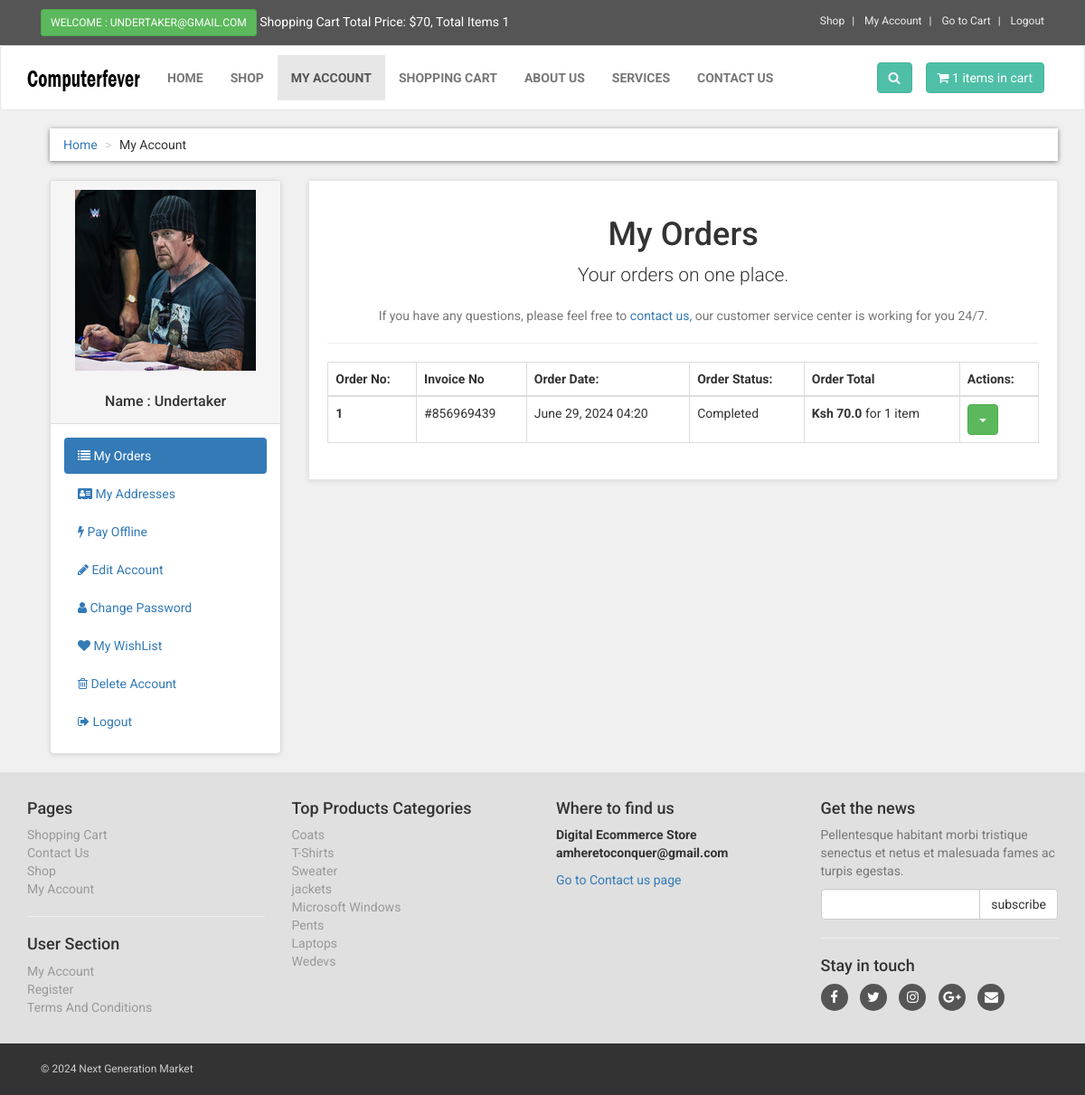
Screenshot of /project/customer/my_account.php?my_orders (signed in) with the database file from the repository.
### tables this page shows
CREATE TABLE `customers` (
  `customer_id` int(10) NOT NULL,
  `customer_name` varchar(255) NOT NULL,
  `customer_email` varchar(255) NOT NULL,
  `customer_pass` varchar(255) NOT NULL,
  `customer_username` text NOT NULL,
  `customer_contact` varchar(255) NOT NULL,
  `customer_image` text NOT NULL,
  `customer_ip` varchar(255) NOT NULL,
  `customer_confirm_code` text NOT NULL,
  `customer_role` text NOT NULL
);

CREATE TABLE `orders` (
  `order_id` int(10) NOT NULL,
  `customer_id` int(10) NOT NULL,
  `invoice_no` int(10) NOT NULL,
  `shipping_type` text NOT NULL,
  `shipping_cost` decimal(10,1) NOT NULL,
  `payment_method` text NOT NULL,
  `order_date` text NOT NULL,
  `order_total` decimal(10,1) NOT NULL,
  `order_note` text NOT NULL,
  `order_status` text NOT NULL
);

CREATE TABLE `product_categories` (
  `p_cat_id` int(10) NOT NULL,
  `p_cat_title` text NOT NULL,
  `p_cat_top` text NOT NULL,
  `p_cat_image` text NOT NULL
);

### project/customer/my_orders.php (the view, shortened to what this page needs)
<center>
  <h1>My Orders</h1>
  <p class="lead"> Your orders on one place.</p>
  <p class="text-muted">
    If you have any questions, please feel free to <a href="../contact.php"> contact us,</a> our customer service center is working for you 24/7.
  </p>
</center>
<hr>
<div class="table-responsive">
  <table class="table table-bordered table-hover">
    <thead>
      <tr>
        <th>Order No:</th>
        <th>Invoice No</th>
        <th>Order Date:</th>
        <th>Order Status:</th>
        <th>Order Total</th>
        <th>Actions:</th>
      </tr>
    </thead>
    <tbody>
      <?php
      $customer_session = $_SESSION['customer_email'];
      $get_customer = "select * from customers where customer_email='$customer_session'";
      $run_customer = mysqli_query($con, $get_customer);
      $row_customer = mysqli_fetch_array($run_customer);
      $customer_id = $row_customer['customer_id'];
      $get_orders = "select * from orders where customer_id='$customer_id' order by 1 desc";
      $run_orders = mysqli_query($con, $get_orders);
      $i = 0;
      while ($row_orders = mysqli_fetch_array($run_orders)) {
        $order_id = $row_orders['order_id'];
        $invoice_no = $row_orders['invoice_no'];
        $order_total = $row_orders['order_total'];
        $order_date = $row_orders['order_date'];
        $order_status = $row_orders['order_status'];
        $i++;
      ?>
        <tr>
          <th><?php echo $i; ?></th>
          <td>#<?php echo $invoice_no; ?></td>
          <td><?php echo $order_date; ?></td>
          <td>
            <?php
            if ($order_status == "pending") {
              echo ucwords($order_status . " Payment");
            } else {
              echo ucwords($order_status);
            }
            ?>
          </td>
          <td>
            <strong>Ksh <?php echo $order_total; ?></strong>
            for <?php
                $total = 0;
                $select_orders_items = "select * from orders_items where order_id='$order_id'";
                $run_orders_items = mysqli_query($con, $select_orders_items);
                while ($row_orders_items = mysqli_fetch_array($run_orders_items)) {
                  $product_qty = $row_orders_items['qty'];
                  $total += $product_qty;
                }
                if ($total == 1) {
                  echo $total . " item";
                } else {
                  echo $total . " items";
                }
                ?>
          </td>
          <td>
            <div class="dropdown">
              <button class="btn btn-success dropdown-toggle" data-toggle="dropdown">
                <span class="caret"></span>
              </button>
            </div>
          </td>
        </tr>
      <?php } ?>
    </tbody>
  </table>
</div>

### project/customer/my_account.php (shortened to what this page needs)
<?php
if (!isset($_SESSION['customer_email'])) {
  echo "<script>window.open('../checkout.php','_self')</script>";
} else {
  include("includes/db.php");
  include("functions/functions.php");
?>
  <!DOCTYPE html>
  <html>
  <head>
    <link href="styles/bootstrap.min.css" rel="stylesheet">
    <link href="styles/style.css" rel="stylesheet">
    <link href="font-awesome/css/font-awesome.min.css" rel="stylesheet">
  </head>
  <body>
    <div id="top">
      <div class="container">
        <div class="col-md-6 offer">
          <a href="#" class="btn btn-success btn-sm">
            <?php
            if (!isset($_SESSION['customer_email'])) {
              echo "Welcome :Guest";
            } else {
              echo "Welcome : " . $_SESSION['customer_email'] . "";
            }
            ?>
          </a>
          <a href="#">
            Shopping Cart Total Price: <?php total_price(); ?>, Total Items <?php items(); ?>
          </a>
        </div>
        <div class="col-md-6">
          <ul class="menu">
            <?php
            if (isset($_SESSION['customer_email'])) {
              $customer_email = $_SESSION['customer_email'];
              $select_customer = "select * from customers where customer_email='$customer_email'";
              $run_customer = mysqli_query($con, $select_customer);
              $row_customer = mysqli_fetch_array($run_customer);
              $customer_role = $row_customer['customer_role'];
              if ($customer_role == "customer") {
            ?>
                <li>
                  <a href="../shop.php"> Shop </a>
                </li>
              <?php } elseif ($customer_role == "vendor") { ?>
                <li>
                  <a href="../vendor_dashboard/index.php"> Vendor Dashboard </a>
                </li>
            <?php }
            } ?>
            <li>
              <?php
              if (!isset($_SESSION['customer_email'])) {
                echo "<a href='../checkout.php' >My Account</a>";
              } else {
                echo "<a href='my_account.php?my_orders'>My Account</a>";
              }
              ?>
            </li>
            <li>
              <a href="../cart.php">
                Go to Cart
              </a>
            </li>
            <li>
              <?php
              if (!isset($_SESSION['customer_email'])) {
                echo "<a href='../checkout.php'> Login </a>";
              } else {
                echo "<a href='logout.php'> Logout </a>";
              }
              ?>
            </li>
          </ul>
        </div>
      </div>
    </div>
    <div class="navbar navbar-default" id="navbar">
      <div class="container">
        <div class="navbar-header">
          <a class="navbar-brand home" href="../index.php">
            <img src="images/logo.png" alt="computerfever logo" class="hidden-xs">
          </a>
        </div>
        <div class="navbar-collapse collapse" id="navigation">
          <div class="padding-nav">
            <ul class="nav navbar-nav navbar-left">
              <li>
                <a href="../index.php"> Home </a>
              </li>
              <li>
                <a href="../shop.php"> Shop </a>
              </li>
              <li class="active">
                <?php
                if (!isset($_SESSION['customer_email'])) {
                  echo "<a href='../checkout.php' >My Account</a>";
                } else {
                  echo "<a href='my_account.php?my_orders'>My Account</a>";
                }
                ?>
              </li>
              <li>
                <a href="../cart.php"> Shopping Cart </a>
              </li>
              <li>
                <a href="../about.php"> About Us </a>
              </li>
              <li>
                <a href="../services.php"> Services </a>
              </li>
              <li>
                <a href="../contact.php"> Contact Us </a>
              </li>
            </ul>
          </div>
          <a class="btn btn-primary navbar-btn right" href="../cart.php">
            <i class="fa fa-shopping-cart"></i>
            <span> <?php items(); ?> items in cart </span>
          </a>
          <div class="navbar-collapse collapse right">
            <button class="btn navbar-btn btn-primary" type="button" data-toggle="collapse" data-target="#search">
              <i class="fa fa-search"></i>
            </button>
          </div>
        </div>
      </div>
    </div>
    <div id="content">
      <div class="container-fluid">
        <div class="col-md-12">
          <ul class="breadcrumb">
            <li><a href="index.php">Home</a></li>
            <li>My Account</li>
          </ul>
        </div>
        <div class="col-md-12">
        </div>
        <div class="col-md-3">
          <?php include("includes/sidebar.php"); ?>
        </div>
        <div class="col-md-9">
          <div class="box">
            <?php
            if (isset($_GET['my_orders'])) {
              include("my_orders.php");
            }
            ?>
          </div>
        </div>
      </div>
    </div>
    <?php include("includes/footer.php"); ?>
  </body>
  </html>
<?php } ?>

### project/customer/functions/functions.php (shortened to what this page needs)
<?php
$db = mysqli_connect("localhost", "root", "", "my_php_ecommerce_project");
function getRealUserIp()
{
  switch (true) {
    default:
      return $_SERVER['REMOTE_ADDR'];
  }
}
function items()
{
  global $db;
  $ip_add = getRealUserIp();
  $get_items = "select * from cart where ip_add='$ip_add'";
  $run_items = mysqli_query($db, $get_items);
  $count_items = mysqli_num_rows($run_items);
  echo $count_items;
}
function total_price()
{
  global $db;
  $ip_add = getRealUserIp();
  $total = 0;
  $select_cart = "select * from cart where ip_add='$ip_add'";
  $run_cart = mysqli_query($db, $select_cart);
  while ($record = mysqli_fetch_array($run_cart)) {
    $pro_id = $record['p_id'];
    $pro_qty = $record['qty'];
    $get_price = "select * from products where product_id='$pro_id'";
    $run_price = mysqli_query($db, $get_price);
    while ($row_price = mysqli_fetch_array($run_price)) {
      $sub_total = $row_price['product_price'] * $pro_qty;
      $total += $sub_total;
    }
  }
  echo "$" . $total;
}

### project/customer/includes/sidebar.php
<div class="panel panel-default sidebar-menu">
<div class="panel-heading">
<?php
$customer_session = $_SESSION['customer_email'];
$get_customer = "select * from customers where customer_email='$customer_session'";
$run_customer = mysqli_query($con,$get_customer);
$row_customer = mysqli_fetch_array($run_customer);
$customer_image = $row_customer['customer_image'];
$customer_name = $row_customer['customer_name'];
if(!isset($_SESSION['customer_email'])){
}
else {
echo "
<center>
<img src='customer_images/$customer_image' class='img-responsive'>
</center>
<br>
<h3 align='center' class='panel-title'> Name : $customer_name </h3>
";
}
?>
</div>
<div class="panel-body">
<ul class="nav nav-pills nav-stacked">
<li class="<?php if(preg_match("/order/", $_SERVER["QUERY_STRING"])){ echo "active"; } ?>">
<a href="my_account.php?my_orders"> <i class="fa fa-list"> </i> My Orders </a>
</li>
<li class="<?php if(isset($_GET['my_addresses'])){ echo "active"; } ?>">
<a href="my_account.php?my_addresses"> <i class="fa fa-address-card"> </i> My Addresses </a>
</li>
<li class="<?php if(isset($_GET['pay_offline'])){ echo "active"; } ?>">
<a href="my_account.php?pay_offline"> <i class="fa fa-bolt"></i> Pay Offline </a>
</li>
<li class="<?php if(isset($_GET['edit_account'])){ echo "active"; } ?>">
<a href="my_account.php?edit_account"> <i class="fa fa-pencil"></i> Edit Account </a>
</li>
<li class="<?php if(isset($_GET['change_pass'])){ echo "active"; } ?>">
<a href="my_account.php?change_pass"> <i class="fa fa-user"></i> Change Password </a>
</li>
<li class="<?php if(isset($_GET['my_wishlist'])){ echo "active"; } ?>">
<a href="my_account.php?my_wishlist"> <i class="fa fa-heart"></i> My WishList </a>
</li>
<li class="<?php if(isset($_GET['delete_account'])){ echo "active"; } ?>">
<a href="my_account.php?delete_account"> <i class="fa fa-trash-o"></i> Delete Account </a>
</li>
<li>
<a href="logout.php"> <i class="fa fa-sign-out"></i> Logout </a>
</li>
</ul>
</div>
</div>

### project/customer/includes/footer.php (shortened to what this page needs)
<div id="footer">
<div class="container">
<div class="row" >
<div class="col-md-3 col-sm-6" >
<h4>Pages</h4>
<ul>
<li><a href="../cart.php">Shopping Cart</a></li>
<li><a href="../contact.php">Contact Us</a></li>
<li><a href="../shop.php">Shop</a></li>
<li>
<?php
if(!isset($_SESSION['customer_email'])){
echo "<a href='../checkout.php' >My Account</a>";
}
else{
echo "<a href='my_account.php?my_orders'>My Account</a>";
}
?>
</li>
</ul>
<hr>
<h4>User Section</h4>
<ul>
<li>
<?php
if(!isset($_SESSION['customer_email'])){
echo "<a href='../checkout.php' >Login</a>";
}
else{
echo "<a href='my_account.php?my_orders'>My Account</a>";
}
?>
</li>
<li><a href="../customer_register.php">Register</a></li>
<li><a href="../terms.php"> Terms And Conditions </a></li>
</ul>
</div>
<div class="col-md-3 col-sm-6">
<h4> Top Products Categories </h4>
<ul>
<?php
$get_p_cats = "select * from product_categories";
$run_p_cats = mysqli_query($con,$get_p_cats);
while($row_p_cats = mysqli_fetch_array($run_p_cats)){
$p_cat_id = $row_p_cats['p_cat_id'];
$p_cat_title = $row_p_cats['p_cat_title'];
echo "<li> <a href='shop.php?p_cat=$p_cat_id'> $p_cat_title </a> </li>";
}
?>
</ul>
</div>
<div class="col-md-3 col-sm-6">
<h4>Where to find us</h4>
<p>
<strong>Digital Ecommerce Store</strong>
<strong>amheretoconquer@gmail.com</strong>
</p>
<a href="../contact.php">Go to Contact us page</a>
</div>
<div class="col-md-3 col-sm-6">
<h4>Get the news</h4>
<p class="text-muted">
Pellentesque habitant morbi tristique senectus et netus et malesuada fames ac turpis egestas.
</p>
<form action="https://feedburner.google.com/fb/a/mailverify" method="post" target="popupwindow" onsubmit="window.open('https://feedburner.google.com/fb/a/mailverify?uri=computerfever', 'popupwindow', 'scrollbars=yes,width=550,height=520');return true">
<div class="input-group">
<input type="text" class="form-control" name="email">
<span class="input-group-btn">
<input type="submit" value="subscribe" class="btn btn-default">
</span>
</div>
</form>
<hr>
<h4> Stay in touch </h4>
<p class="social">
<a href="#"><i class="fa fa-facebook"></i></a>
<a href="#"><i class="fa fa-twitter"></i></a>
<a href="#"><i class="fa fa-instagram"></i></a>
<a href="#"><i class="fa fa-google-plus"></i></a>
<a href="#"><i class="fa fa-envelope"></i></a>
</p>
</div>
</div>
</div>
</div>
<div id="copyright">
<div class="container" >
<div class="col-md-6" >
<p class="pull-left"> &copy; 2024 Next Generation Market </p>
</div>
<div class="col-md-6" >
</div>
</div>
</div>

### project/customer/styles/style.css (style rules this page uses)
body { font-family: "Roboto", Helvetica, Arial, sans-serif; font-size: 14px; line-height: 1.42857143; color: #333333; background-color: #f0f0f0; overflow-x: hidden; }
#top { background: #555555; padding: 10px 0; }
#top .offer { color: #fff; }
#top .offer .btn { text-transform: uppercase; }
#top a { color: #fff; }
#top ul.menu { padding-top: 5px; margin: 0; text-align: right; font-size: 12px; list-style: none; }
#top ul.menu > li { display: inline-block; }
#top ul.menu > li a { color: #eeeeee; }
#top ul.menu > li + li:before { content: "|\00a0"; padding: 0 5px; color: #f7f7f7; }
.navbar { background:white; }
.navbar-collapse .right { float:right; }
.navbar-brand { float:left; padding: 10px 15px; font-size:18px; line-height:20px; height:70px; }
.navbar ul.nav > li > a { text-transform:uppercase; font-weight:bold; font-size:14px; }
.padding-nav { padding-top:10px; }
.btn-primary { color:rgb(255, 255, 255); background-color:rgb(79, 191, 168); border-color:rgb(65, 179, 156); }
.box { background: #fff; margin: 0 0 30px; border: solid 1px #e6e6e6; box-sizing: border-box; padding:20px; box-shadow: 0 1px 5px rgba(0, 0, 0, 0.1); }
#content { padding-left:25px; }
.breadcrumb { padding: 8px 15px; margin-bottom:20px; background-color: #ffffff; border-radius: 0; box-shadow: 0 1px 5px rgba(0, 0, 0, 0.5); }
.breadcrumb > li + li:before { content: ">\00a0"; color:#cccccc; }
#content .panel.sidebar-menu { box-sizing: border-box; box-shadow: 0 1px 5px rgba(0, 0, 0, 0.1); }
#content .panel.sidebar-menu h3 { padding: 5px 0; margin: 0; }
#footer { background: #e0e0e0; padding: 20px 0; }
#footer ul { padding-left: 0; list-style: none; }
#footer ul a { color:#999999; }
#footer .social { text-align: left; }
#footer .social a { margin: 0 10px 0 0; color: #fff; display: inline-block; width: 30px; height: 30px; border-radius: 15px; line-height: 30px; font-size: 15px; text-align: center; transition: all 0.2s ease-out; vertical-align: bottom; background-color:#555555; }
#copyright { background:#333; color:#ccc; padding:20px 0; font-size:12px; }
#copyright p { margin: 0; }

### rows the page displays
customers: customer_image (picture), customer_name "Undertaker"
orders: invoice_no "856969439", order_date "June 29, 2024 04:20", order_status "Completed", order_total "70.0", total "1"
product_categories: p_cat_title "Coats"
product_categories: p_cat_title "T-Shirts"
product_categories: p_cat_title "Sweater"
product_categories: p_cat_title "jackets"
product_categories: p_cat_title "Microsoft Windows"
product_categories: p_cat_title "Pents"
product_categories: p_cat_title "Laptops"
product_categories: p_cat_title "Wedevs"

### other values shown
$_SESSION['customer_email'] "UNDERTAKER@GMAIL.COM"
$total "70"
$count_items "1 1"
